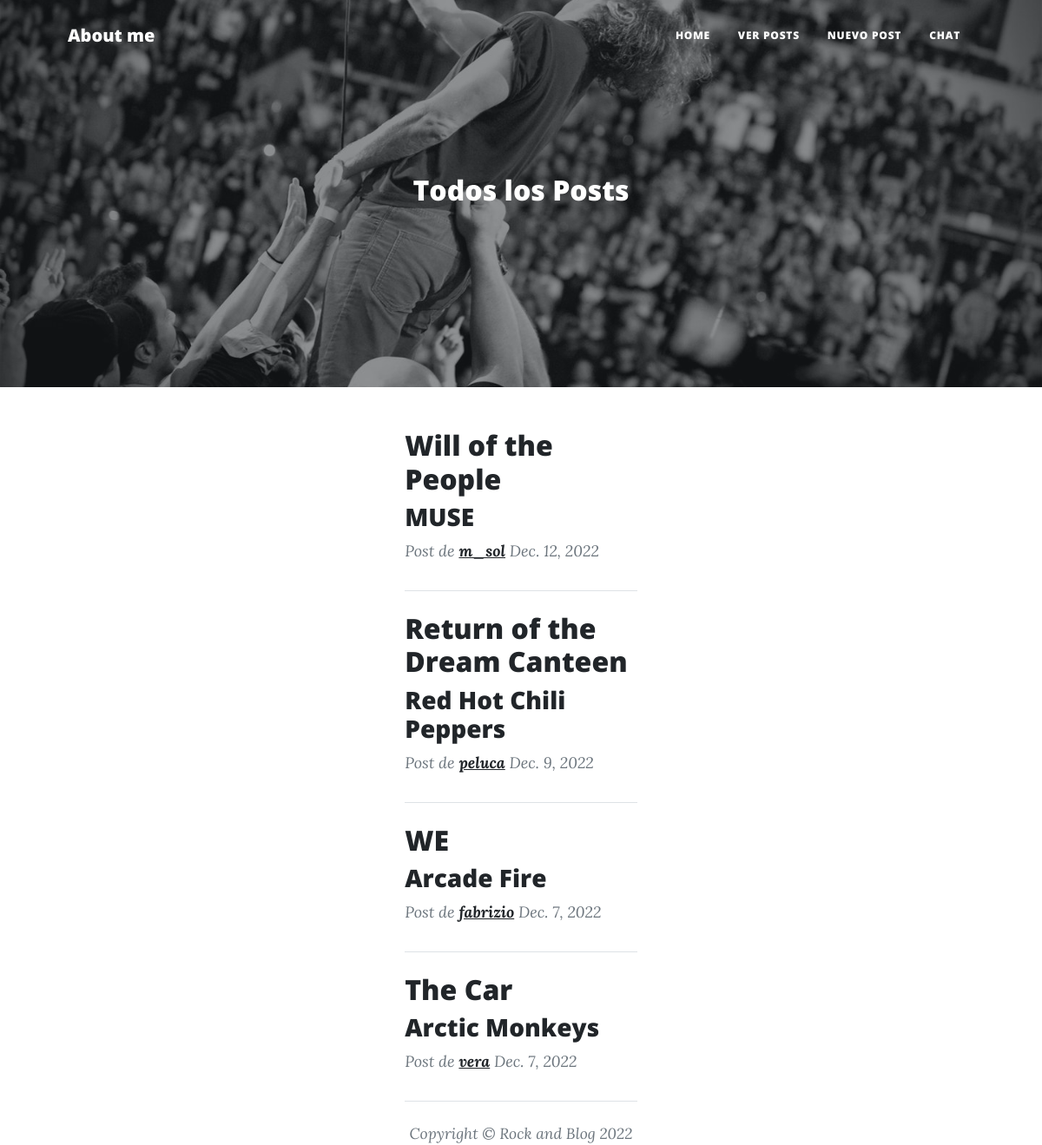
The page /pages/ on the database its author committed.
### BlogApp/models.py (models this page shows, shortened)
class Post(models.Model):
    usuario = models.ForeignKey(User, on_delete=models.CASCADE, null=True)
    fecha = models.DateField(auto_now_add=True)
    titulo = models.CharField(primary_key=True, max_length=50)
    subtitulo = models.CharField(max_length=100)
    imagen = models.ImageField(upload_to='imagenesposts', blank=True, null=True)
    cuerpo = RichTextField()

### BlogApp/views.py (the view)
# urls.py: path('pages/', VerPosts.as_view(), name='ver posts'),
class VerPosts(ListView):
    model = Post
    context_object_name = 'posts'
    template_name = 'BlogApp/ver_posts.html'
    queryset = Post.objects.all().order_by('-fecha')
    fields = "__all__"
    def get_context_data(self, *args, **kwargs ):
        if self.request.user.username:
                avatar = Avatar.objects.filter(user=self.request.user)
                usuario = self.request.user
                if len(avatar) > 0:
                    img = avatar[0].imagen.url
                else:
                    img = None
        else:
            img = None
            usuario = None
        context = super(VerPosts, self).get_context_data(**kwargs)
        context['img']=img
        context['usuario']=usuario
        return context

### BlogApp/templates/BlogApp/ver_posts.html (shortened to what this page needs)
{% extends 'BlogApp/index.html' %}
    {% load static %}
{% block titulo_ppal %}
Todos los Posts
{% endblock titulo_ppal %}
{% block imagen %}
{% static 'BlogApp/assets/img/pj.jpg'%}
{% endblock imagen %}
{% block contenido %}
<div class="container px-4 px-lg-5">
    <div class="row gx-4 gx-lg-5 justify-content-center">
        <div class="col-md-10 col-lg-8 col-xl-7">
            {% if posts %}
                {% for post in posts %}
                    <div class="post-preview">
                        <a href="{% url 'detalle post' post.titulo %}">
                            <h2>{{post.titulo}}</h2>
                            <h3>{{post.subtitulo}}</h3>
                        </a>
                        <p class="post-meta">
                            Post de
                            <strong><a href="{% url 'perfil user' post.usuario %}">{{post.usuario}}</a></strong>
                            {{post.fecha}}
                        </p>
                    </div>
                    <hr class="my-4" />
                {% endfor %}
            {% endif %}
{% endblock contenido %}

### rows shown on the page
Post: titulo "Will of the People", subtitulo "MUSE", usuario "m_sol", fecha "Dec. 12, 2022"
Post: titulo "Return of the Dream Canteen", subtitulo "Red Hot Chili Peppers", usuario "peluca", fecha "Dec. 9, 2022"
Post: titulo "WE", subtitulo "Arcade Fire", usuario "fabrizio", fecha "Dec. 7, 2022"
Post: titulo "The Car", subtitulo "Arctic Monkeys", usuario "vera", fecha "Dec. 7, 2022"
